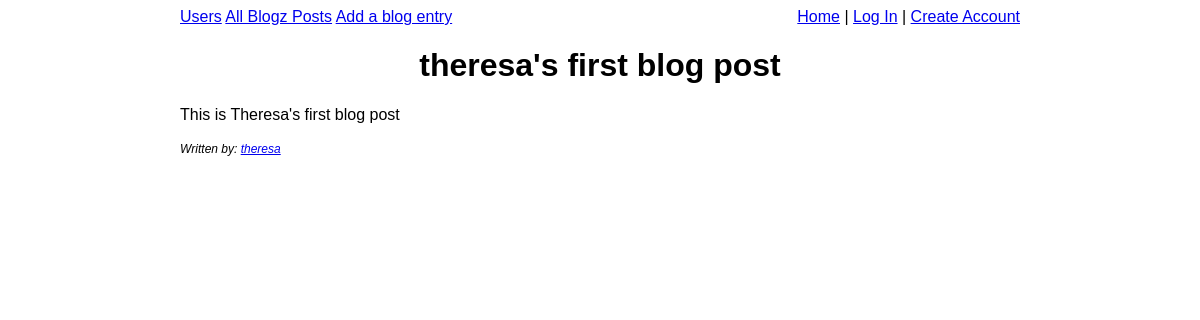
/blog?id=1, run on the app's committed database.
### models.py (models this page shows, shortened)
class Blog(db.Model):
    id = db.Column(db.Integer, primary_key=True)
    title = db.Column(db.String(120))
    body = db.Column(db.String(800))
    owner_id = db.Column(db.Integer, db.ForeignKey('user.id'))

class User(db.Model):
    id = db.Column(db.Integer, primary_key=True)
    username = db.Column(db.String(50))
    password = db.Column(db.String(50))
    blogs = db.relationship('Blog', backref='owner')

### main.py (the view)
@app.route('/blog', methods=['POST', 'GET'])
def blog():
    username = request.args.get('user')
    if username:
        user = User.query.filter_by(username=username).first()
        posts_by_user = Blog.query.filter_by(owner_id=user.id).all()
        return render_template('blog.html', posts_by_user=posts_by_user, username=username)
    blog_id = request.args.get('id')
    if blog_id != None:
        post_to_display = Blog.query.filter_by(id=blog_id).first()
        return render_template('blog.html', post_to_display=post_to_display)
    return render_template('blog.html', blog_posts=get_all_blog_posts(), users=get_all_users())

### main.py (called while the page is built)
@app.before_request
def require_login():
    allowed_routes = ['login', 'blog', 'index', 'signup']
    if not('username' in session or request.endpoint in allowed_routes):
        return redirect("/login")

### templates/blog.html (shortened to what this page needs)
{% extends "base.html" %}
{% block content %}
{% if post_to_display %}
    <h1>{{post_to_display.title}}</h1>
    {{post_to_display.body}}<br><br>
    <div class="written-by">Written by: <a href="blog?user={{post_to_display.owner.username}}">{{post_to_display.owner.username}}</a></div>
{% endif %}
{% endblock %}

### data on the page
Blog: title "theresa's first blog post", body "This is Theresa's first blog post"
User: owner.username "theresa"
